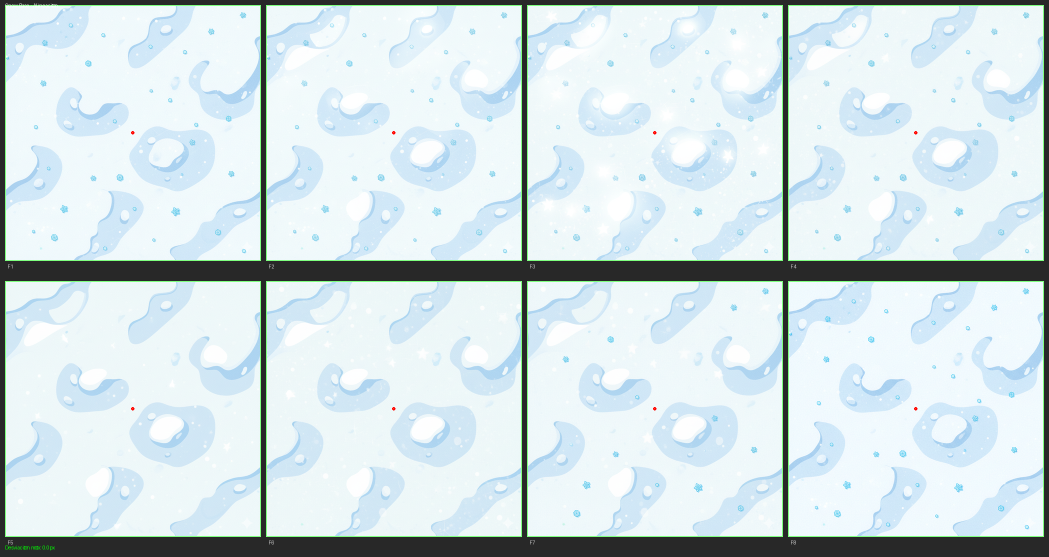
#> input picture utils/alignment_verification/base_alignment.png, 2098 x 1114 px (shown at 1/2 size)
$ python -i process_arcanewastes_textures.py   (imports and definitions only)
#> lines starting #> are read from the running program, lines starting #| are printed output that depends on the picture
#> further down, picture is the input picture: PIL image 2098x1114 RGBA; mean R, G, B, A 207.4, 222.7, 224.3, 253.2
#!/usr/bin/env python3
"""
process_arcanewastes_textures.py
Script maestro para procesar texturas de ArcaneWastes.

Estructura de entrada:
- base/1.png hasta base/8.png (8 frames de textura base seamless)
- decor/01.png hasta decor/08.png (Decor 1 - frames 1-8)
- decor/11.png hasta decor/18.png (Decor 2 - frames 11-18)
- decor/21.png hasta decor/28.png (Decor 3 - frames 21-28)
... hasta decor 11

Salida:
- base/arcanewastes_base_animated_sheet_f8_512.png (sprite sheet horizontal 512×512px por frame)
- decor/arcanewastes_decor1_sheet_f8_256.png (sprite sheet horizontal 256×256px por frame)
- decor/arcanewastes_decor2_sheet_f8_256.png ... hasta decor11
"""

from pathlib import Path
from PIL import Image
import sys

def remove_background(img, threshold=30):
    """Asegurar que el fondo es completamente transparente."""
#> called with threshold = 30
    if img.mode != 'RGBA':
        img = img.convert('RGBA')

    pixels = img.load()
    width, height = img.size
#> width = 2098; height = 1114

    for y in range(height):
        for x in range(width):
            r, g, b, a = pixels[x, y]
            if a < threshold:
                pixels[x, y] = (0, 0, 0, 0)
            elif r < 20 and g < 20 and b < 20 and a < 150:
                pixels[x, y] = (0, 0, 0, 0)

    return img

def get_content_bbox(img):
    """Obtener el bounding box del contenido real."""
    if img.mode != 'RGBA':
        img = img.convert('RGBA')

    alpha = img.split()[3]
    bbox = alpha.getbbox()
#> bbox = (0, 0, 2098, 1114)
    return bbox

def align_frame_to_canvas(img, target_size=256):
    """
    Alinear frame a un canvas cuadrado de tamaño objetivo.
    Centrado horizontalmente, alineado al fondo verticalmente.
    """
    img = remove_background(img)

    bbox = get_content_bbox(img)
#> bbox = (0, 0, 2098, 1114)
    if not bbox:
        return Image.new('RGBA', (target_size, target_size), (0, 0, 0, 0))

    content = img.crop(bbox)
    orig_w, orig_h = content.size
#> orig_w = 2098; orig_h = 1114

    canvas = Image.new('RGBA', (target_size, target_size), (0, 0, 0, 0))
#> canvas: PIL image 256x256 RGBA; every value is 0

    scale = min(target_size / orig_w, target_size / orig_h)
#> scale = 0.122
    new_w = int(orig_w * scale)
#> new_w = 256
    new_h = int(orig_h * scale)
#> new_h = 135

    resized = content.resize((new_w, new_h), Image.Resampling.LANCZOS)
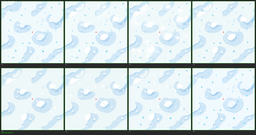
#> resized: PIL image 256x135 RGBA; mean R, G, B, A 208.2, 221.7, 224.9, 253; transparent parts drawn white

    x_offset = (target_size - new_w) // 2
#> x_offset = 0
    y_offset = target_size - new_h
#> y_offset = 121

    canvas.paste(resized, (x_offset, y_offset), resized)
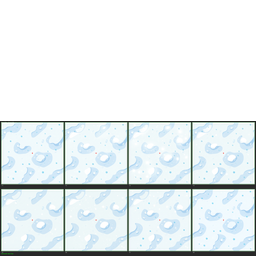
#> canvas: PIL image 256x256 RGBA; mean R, G, B, A 109.3, 116.3, 118, 132.4; transparent parts drawn white

    return canvas

# [203 lines left out: functions process_base_texture, process_decor_textures, main, not called in this run]

# [2 lines not run here, left out]

>>> from PIL import Image
>>> picture = Image.open('alignment_verification/base_alignment.png')
>>> result = align_frame_to_canvas(picture)
